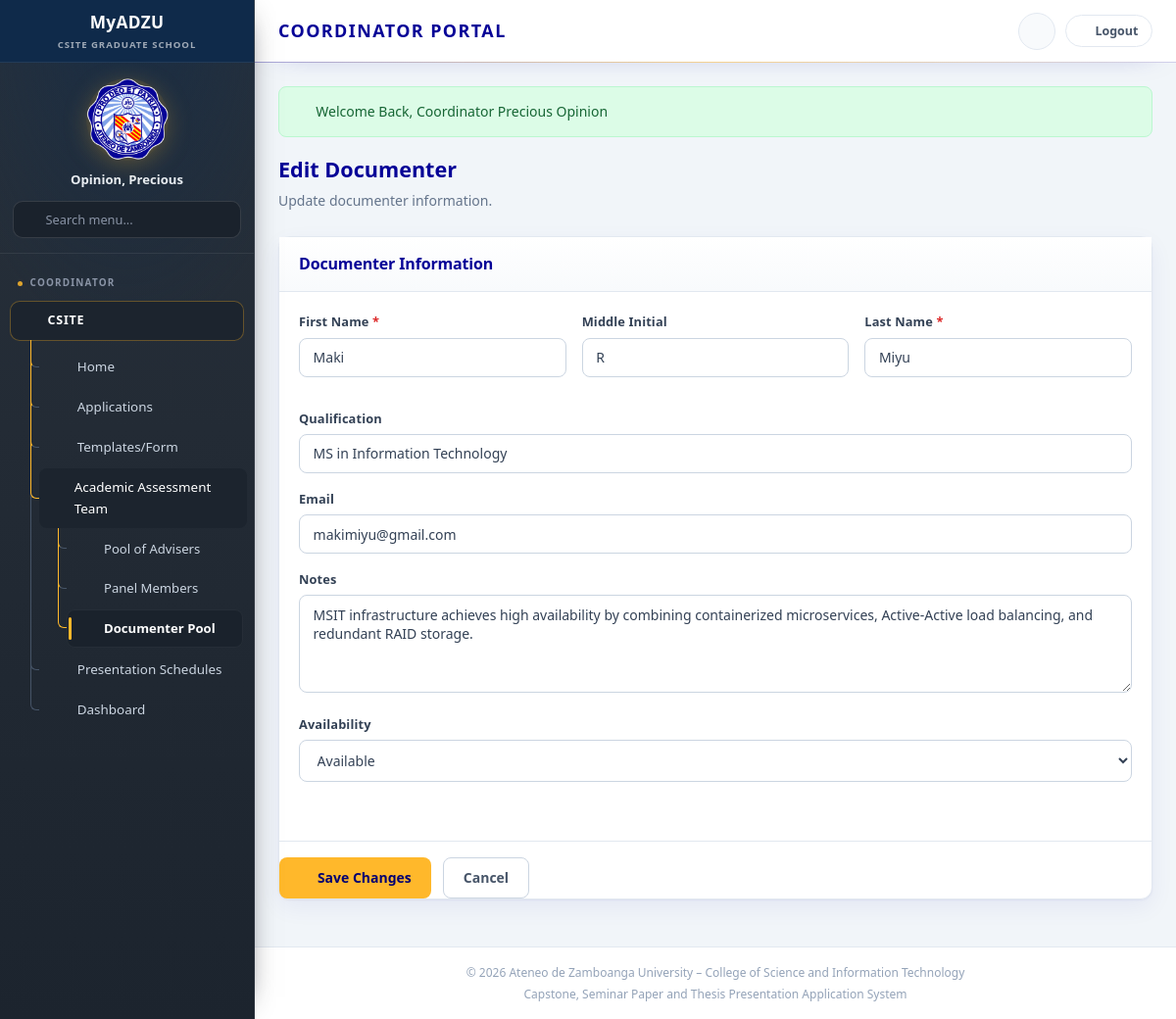
/coordinator/documenters/edit.php?id=1 (signed in), run on the app's committed database.
### tables this page shows
CREATE TABLE `documenter_pool` (
  `documenter_id` int(11) NOT NULL,
  `first_name` varchar(100) NOT NULL,
  `middle_name` varchar(100) DEFAULT NULL,
  `last_name` varchar(100) NOT NULL,
  `qualification` varchar(255) DEFAULT NULL,
  `email` varchar(255) DEFAULT NULL,
  `availability` enum('available','unavailable') NOT NULL DEFAULT 'available',
  `notes` text DEFAULT NULL,
  `created_at` timestamp NOT NULL DEFAULT current_timestamp(),
  `updated_at` timestamp NOT NULL DEFAULT current_timestamp() ON UPDATE current_timestamp()
);

### includes/config/modules/10-ui-and-urls.php (called while the page is built, shortened)
<?php
function url(string $path): string {
    return BASE_URL . '/' . ltrim($path, '/');
}

### includes/config/modules/25-prototype-store.php (called while the page is built, shortened)
<?php
function storeGet(string $key, array $default = []): array {
    return $_SESSION[$key] ?? $default;
}

### includes/config/db.php (called while the page is built, shortened)
<?php
class DB {
    private static $pdo = null;
    public static function getConnection() {
        if (self::$pdo === null) {
            $host = 'localhost';
            $db   = 'csite_grad_school';
            $user = 'root';
            $pass = '';
            $port = '3306';
            $dsn = "mysql:host=$host;port=$port;dbname=$db;charset=utf8mb4";
            try {
                self::$pdo = new PDO($dsn, $user, $pass, [
                    PDO::ATTR_ERRMODE            => PDO::ERRMODE_EXCEPTION,
                    PDO::ATTR_DEFAULT_FETCH_MODE => PDO::FETCH_ASSOC,
                    PDO::ATTR_EMULATE_PREPARES   => false,
                ]);
            } catch (PDOException $e) {
                die("Database Connection Error: " . $e->getMessage());
            }
        }
        return self::$pdo;
    }
}

### includes/config/modules/45-pools.php (called while the page is built, shortened)
<?php
function normalizeDocumenterRow(array $row): array {
    $firstName = trim((string) ($row['first_name'] ?? ''));
    $middleName = trim((string) ($row['middle_name'] ?? ''));
    $lastName = trim((string) ($row['last_name'] ?? ''));
    $givenName = trim(implode(' ', array_filter([$firstName, $middleName])));
    return [
        'id' => (string) ($row['documenter_id'] ?? $row['id'] ?? ''),
        'name' => $lastName !== '' ? $lastName . ', ' . $givenName : (string) ($row['name'] ?? ''),
        'first_name' => $firstName,
        'middle_name' => $middleName,
        'last_name' => $lastName,
        'qualification' => (string) ($row['qualification'] ?? ''),
        'email' => (string) ($row['email'] ?? ''),
        'notes' => (string) ($row['notes'] ?? ''),
        'availability' => (string) ($row['availability'] ?? 'available'),
    ];
}
function findDocumenter(string $id): ?array {
    if (class_exists('DB') && ctype_digit($id)) {
        try {
            $stmt = DB::getConnection()->prepare('SELECT * FROM documenter_pool WHERE documenter_id = :id LIMIT 1');
            $stmt->execute(['id' => (int) $id]);
            $row = $stmt->fetch();
            return $row ? normalizeDocumenterRow($row) : null;
        } catch (Throwable $e) {
            return null;
        }
    }
    return null;
}

### coordinator/documenters/edit.php (the view, shortened to what this page needs)
<?php
require_once __DIR__ . '/../../includes/config/db.php';
$id = trim((string) ($_GET['id'] ?? ''));
$documenter = findDocumenter($id);
require_once __DIR__ . '/../../includes/layout/header.php';
?>
<div class="page-header">
    <h2>Edit Documenter</h2>
    <p>Update documenter information.</p>
</div>
<form method="post" action="<?= url('coordinator/documenters/edit.php?id=' . htmlspecialchars($id)) ?>" class="card" data-validate>
    <div class="card-header"><h3>Documenter Information</h3></div>
    <div class="card-body">
        <div class="form-row">
            <div class="form-field">
                <label>First Name <span class="required">*</span></label>
                <input type="text" name="first_name" required value="<?= htmlspecialchars($documenter['first_name'] ?? '') ?>">
            </div>
            <div class="form-field">
                <label>Middle Initial</label>
                <input type="text" name="middle_initial" maxlength="2" style="text-transform:uppercase;" value="<?= htmlspecialchars($documenter['middle_name'] ?? '') ?>">
            </div>
            <div class="form-field">
                <label>Last Name <span class="required">*</span></label>
                <input type="text" name="last_name" required value="<?= htmlspecialchars($documenter['last_name'] ?? '') ?>">
            </div>
        </div>
        <div class="form-field">
            <label>Qualification</label>
            <input type="text" name="qualification" placeholder="e.g. PhD, MSc, etc." value="<?= htmlspecialchars($documenter['qualification'] ?? '') ?>">
        </div>
        <div class="form-field">
            <label>Email</label>
            <input type="email" name="email" placeholder="documenter@adzu.edu.ph" value="<?= htmlspecialchars($documenter['email'] ?? '') ?>">
        </div>
        <div class="form-field">
            <label>Notes</label>
            <textarea name="notes" placeholder="Any additional notes..."><?= htmlspecialchars($documenter['notes'] ?? '') ?></textarea>
        </div>
        <div class="form-field">
            <label>Availability</label>
            <select name="availability">
                <option value="available" <?= ($documenter['availability'] ?? 'available') === 'available' ? 'selected' : '' ?>>Available</option>
            </select>
        </div>
    </div>
    <div class="form-actions">
        <button type="submit" class="btn btn-primary"><i class="fas fa-save"></i> Save Changes</button>
        <a href="<?= url('coordinator/documenters/manage.php') ?>" class="btn btn-outline">Cancel</a>
    </div>
</form>
<?php require_once __DIR__ . '/../../includes/layout/footer.php'; ?>

### assets/css/shared/00-base.css (style rules this page uses)
:root { --adzu-navy: #060297; --adzu-navy-light: #2018c0; --adzu-navy-dark: #040170; --adzu-gold: #FFB82B; --adzu-gold-hover: #e5a526; --adzu-blue: #4285F4; --white: #ffffff; --gray-50: #f8fafc; --gray-100: #f1f5f9; --gray-200: #e2e8f0; --gray-300: #cbd5e1; --gray-400: #94a3b8; --gray-500: #64748b; --gray-600: #475569; --gray-700: #334155; --gray-800: #1e293b; --success: #16a34a; --success-bg: #dcfce7; --warning: #ca8a04; --warning-bg: #fef9c3; --danger: #dc2626; --danger-bg: #fee2e2; --info: #2563eb; --info-bg: #dbeafe; --purple: #7c3aed; --purple-bg: #ede9fe; --sidebar-width: 260px; --topbar-height: 64px; --radius: 8px; --radius-lg: 12px; --shadow: 0 1px 3px rgba(6, 2, 151, 0.08); --shadow-md: 0 4px 12px rgba(6, 2, 151, 0.1); --transition: 0.2s ease; --font: 'Source Sans 3', 'Segoe UI', sans-serif; --font-heading: 'Montserrat', 'Segoe UI', sans-serif; }
*, *::before, *::after { box-sizing: border-box; margin: 0; padding: 0; }
html { scroll-behavior: smooth; }
body { font-family: var(--font); font-size: 15px; line-height: 1.6; color: var(--gray-700); background: var(--gray-100); min-height: 100vh; }
h1, h2, h3, h4, h5, h6, .topbar-title h1, .section-title, .page-header h2, .card-header h3 { font-family: var(--font-heading); }
a { color: var(--adzu-navy); text-decoration: none; transition: color var(--transition); }
.btn { display: inline-flex; align-items: center; justify-content: center; gap: 0.5rem; padding: 0.65rem 1.25rem; font-size: 0.875rem; font-weight: 600; font-family: var(--font); border: none; border-radius: var(--radius); cursor: pointer; transition: all var(--transition); text-decoration: none; line-height: 1.4; }
.btn-primary { background: var(--adzu-gold); color: var(--adzu-navy-dark); }
.btn-outline { background: transparent; border: 1px solid var(--gray-300); color: var(--gray-600); }
.form-row { display: grid; grid-template-columns: repeat(auto-fit, minmax(240px, 1fr)); gap: 1rem; margin-bottom: 1rem; }
.form-field { margin-bottom: 1rem; }
.form-field label { display: block; font-size: 0.8rem; font-weight: 600; color: var(--gray-600); margin-bottom: 0.35rem; }
.form-field label .required { color: var(--danger); }
.form-field input, .form-field select, .form-field textarea { width: 100%; padding: 0.6rem 0.85rem; border: 1px solid var(--gray-300); border-radius: var(--radius); font-size: 0.875rem; font-family: var(--font); color: var(--gray-700); background: var(--white); transition: border-color var(--transition); }
.form-field textarea { min-height: 100px; resize: vertical; }
.form-actions { display: flex; gap: 0.75rem; flex-wrap: wrap; margin-top: 1.5rem; padding-top: 1rem; border-top: 1px solid var(--gray-200); }

### assets/css/applications/10-student-application.css (style rules this page uses)
.page-header { margin-bottom: 1.5rem; }
.page-header h2 { font-size: 1.35rem; font-weight: 700; color: var(--adzu-navy); margin-bottom: 0.25rem; }
.page-header p { font-size: 0.875rem; color: var(--gray-500); }
.card { background: var(--white); border: 1px solid var(--gray-200); border-radius: var(--radius-lg); box-shadow: var(--shadow); margin-bottom: 1.5rem; }
.card-header { padding: 1rem 1.25rem; border-bottom: 1px solid var(--gray-200); display: flex; align-items: center; justify-content: space-between; gap: 1rem; flex-wrap: wrap; }
.card-header h3 { font-size: 1rem; font-weight: 600; color: var(--adzu-navy); }
.card-body { padding: 1.25rem; }

### assets/css/student/95-portal-pages.css (style rules this page uses)
.card { border-color: var(--gray-200); box-shadow: 0 1px 2px rgba(6, 2, 151, 0.05), 0 8px 24px rgba(6, 2, 151, 0.06); transition: box-shadow var(--transition), transform var(--transition); }
.card-header { padding: 0.95rem 1.25rem; background: linear-gradient(180deg, #ffffff 0%, var(--gray-50) 100%); }
.card-header h3 { letter-spacing: -0.01em; }
.form-field label { color: var(--gray-700); letter-spacing: 0.01em; }
.btn { transition: background var(--transition), color var(--transition), border-color var(--transition), box-shadow var(--transition), transform var(--transition); }

### data on the page
documenter_pool: first_name "Maki", middle_initial "R", last_name "Miyu", qualification "MS in Information Technology", email "makimiyu@gmail.com", notes "MSIT infrastructure achieves high availability by combining containerized microservices, Active-Active load balancing, and redundant RAID storage.", availability "Available"

### other printed values
$userName "Opinion, Precious"
$item['label'] "Home"
$item['label'] "Applications"
$item['label'] "Templates/Form"
$item['label'] "Academic Assessment Team"
$sub['label'] "Pool of Advisers"
$sub['label'] "Panel Members"
$sub['label'] "Documenter Pool"
$item['label'] "Presentation Schedules"
$item['label'] "Dashboard"
$flash['message'] "Welcome Back, Coordinator Precious Opinion"
SITE_TAGLINE "Capstone, Seminar Paper and Thesis Presentation Application System"
